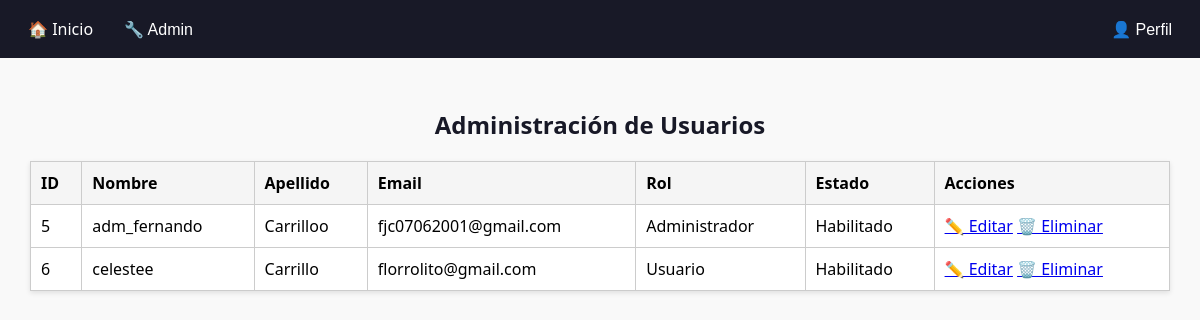
Screenshot of /admin/usuarios.php (signed in) with the database file from the repository.
### tables this page shows
CREATE TABLE `usuarios` (
  `id_usuario` int(11) NOT NULL,
  `nombre_usuario` varchar(100) NOT NULL,
  `apellido` varchar(100) NOT NULL,
  `email` varchar(100) NOT NULL,
  `password` varchar(100) NOT NULL,
  `verificado` tinyint(1) DEFAULT 0,
  `token_verificacion` varchar(255) DEFAULT NULL,
  `fecha_verificacion` datetime DEFAULT NULL,
  `fecha_registro` datetime DEFAULT current_timestamp(),
  `fecha_modificacion` datetime DEFAULT NULL,
  `id_estado` int(11) NOT NULL,
  `id_rol` int(11) NOT NULL DEFAULT 2
);

CREATE TABLE `roles` (
  `id_rol` int(11) NOT NULL,
  `nombre_rol` varchar(50) NOT NULL
);

CREATE TABLE `estado_usuario` (
  `id_estado` int(11) NOT NULL,
  `nombre_estado` varchar(50) NOT NULL
);

### admin/usuarios.php (the view, shortened to what this page needs)
<?php
$db = new Database();
$conn = $db->obtenerConexion();
$stmt = $conn->prepare("SELECT u.id_usuario, u.nombre_usuario, u.apellido, u.email, r.nombre_rol, e.nombre_estado FROM usuarios u INNER JOIN roles r ON u.id_rol = r.id_rol INNER JOIN estado_usuario e ON u.id_estado = e.id_estado");
$stmt->execute();
$usuarios = $stmt->fetchAll(PDO::FETCH_ASSOC);
$rol = $_SESSION['rol'];
?>
<!DOCTYPE html>
<html lang="es">
<head>
    <link rel="stylesheet" href="../styles/dashboard.css">
</head>
<body>
    <nav class="navbar">
        <div class="nav-left">
            <a href="../index.php">🏠 Inicio</a>
            <?php if ($rol == 1): ?>
                <div class="dropdown">
                    <button class="dropbtn">🔧 Admin</button>
                </div>
            <?php endif; ?>
        </div>
        <div class="nav-right">
            <div class="dropdown">
                <button class="dropbtn">👤 Perfil</button>
            </div>
        </div>
    </nav>
    <main class="contenido">
        <h2>Administración de Usuarios</h2>
        <table>
            <thead>
                <tr>
                    <th>ID</th>
                    <th>Nombre</th>
                    <th>Apellido</th>
                    <th>Email</th>
                    <th>Rol</th>
                    <th>Estado</th>
                    <th>Acciones</th>
                </tr>
            </thead>
            <tbody>
                <?php foreach ($usuarios as $usuario): ?>
                    <tr>
                        <td><?php echo $usuario['id_usuario']; ?></td>
                        <td><?php echo htmlspecialchars($usuario['nombre_usuario']); ?></td>
                        <td><?php echo htmlspecialchars($usuario['apellido']); ?></td>
                        <td><?php echo htmlspecialchars($usuario['email']); ?></td>
                        <td><?php echo htmlspecialchars($usuario['nombre_rol']); ?></td>
                        <td><?php echo htmlspecialchars($usuario['nombre_estado']); ?></td>
                        <td>
                            <a href="editar_usuario.php?id=<?php echo $usuario['id_usuario']; ?>">✏️ Editar</a>
                            <a href="eliminar_usuario.php?id=<?php echo $usuario['id_usuario']; ?>" onclick="return confirm('¿Estás seguro de eliminar este usuario?');">🗑️ Eliminar</a>
                        </td>
                    </tr>
                <?php endforeach; ?>
            </tbody>
        </table>
    </main>
</body>
</html>

### styles/dashboard.css (style rules this page uses)
body { margin: 0; font-family: 'Segoe UI', Tahoma, Geneva, Verdana, sans-serif; background-color: #f9f9f9; }
.navbar { display: flex; justify-content: space-between; align-items: center; background-color: #181927; padding: 10px 20px; color: white; flex-wrap: wrap; }
.navbar a, .navbar button { color: white; text-decoration: none; background: none; border: none; font-size: 16px; cursor: pointer; padding: 8px; }
.nav-left, .nav-right { display: flex; align-items: center; gap: 15px; }
.dropdown { position: relative; }
.contenido { padding: 30px; }
h1, h2 { color: #181927; text-align: center; }
table { width: 100%; border-collapse: collapse; margin-top: 20px; background-color: white; box-shadow: 0 2px 5px rgba(0, 0, 0, 0.1); }
th, td { border: 1px solid #ccc; padding: 10px; text-align: left; }
th { background-color: #f5f5f5; font-weight: bold; }

### rows the page displays
usuarios: id_usuario "5", nombre_usuario "adm_fernando", apellido "Carrilloo", email "fjc07062001@gmail.com", id_rol.nombre_rol "Administrador", id_estado.nombre_estado "Habilitado"
usuarios: id_usuario "6", nombre_usuario "celestee", apellido "Carrillo", email "florrolito@gmail.com", id_rol.nombre_rol "Usuario", id_estado.nombre_estado "Habilitado"
